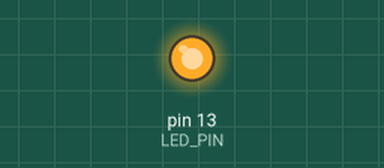
This sketch was run on a simulated Arduino Uno, built with avr-gcc and run on an emulated ATmega328P. Shown: output pins drawn as LEDs (lit = HIGH).

Above: at 0.7 s.
At 3.8 s:
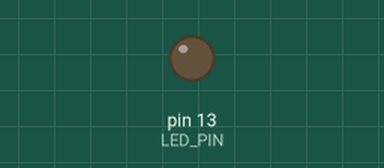
Timing chart, 0 to 5.1 s (numbered marks = the images above):
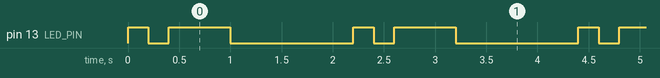

Measured:
- by itself, pin 13 (LED_PIN): repeats every 2.2 s: LOW 0.20 s, HIGH 0.60 s, LOW 1.2 s, HIGH 0.20 s
- by itself, everything shown: repeats every 2.2 s, in 4 steps

The sketch:

Day01_Student.ino
```cpp
/*
  FutureMinds Robotics — Day 1 Student Sketch
  Goal: edit, verify, upload, and create an onboard LED signal.

  Edit only the timing constants and the STUDENT CHALLENGE AREA during the lab.
*/

const int LED_PIN = LED_BUILTIN;
const unsigned long SHORT_FLASH_MS = 200;
const unsigned long LONG_FLASH_MS = 600;
const unsigned long REPEAT_PAUSE_MS = 1200;

void setup() {
  // setup() runs once. It prepares the LED pin to send an output.
  pinMode(LED_PIN, OUTPUT);
}

void loop() {
  // ===== STUDENT CHALLENGE AREA =====

  // One short flash
  digitalWrite(LED_PIN, HIGH);
  delay(SHORT_FLASH_MS);
  digitalWrite(LED_PIN, LOW);
  delay(SHORT_FLASH_MS);

  // One long flash
  digitalWrite(LED_PIN, HIGH);
  delay(LONG_FLASH_MS);
  digitalWrite(LED_PIN, LOW);

  // TODO 1: Add at least one more short or long flash here.

  // This longer pause makes the end of the repeating signal easy to see.
  delay(REPEAT_PAUSE_MS);

  // ===== END STUDENT CHALLENGE AREA =====
}
```
